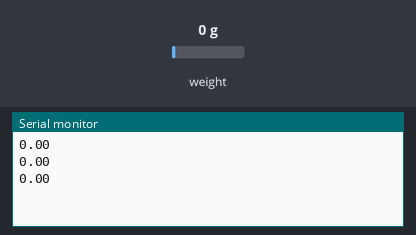
Recording of a sketch running on a simulated ESP8266 (NodeMCU). Parts: the last lines printed to the serial monitor. The test bench sets the inputs (shaded band); at power-on: weight on the scale 0 g.

Above: at 1.5 s.
1.6 s: weight on the scale set to 100 g
At 2.4 s:
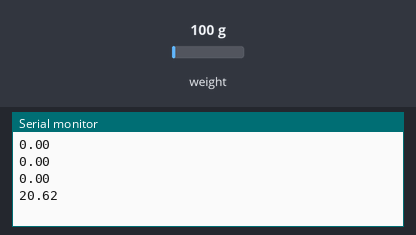
3.1 s: weight on the scale set to 1250 g
At 3.6 s:
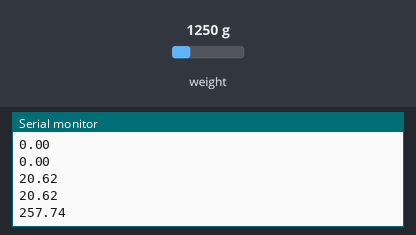
Timing chart, 0 to 6.1 s (numbered marks = the images above; inputs shaded):
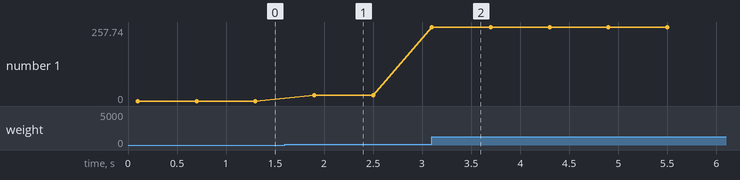

Measured:
- after the input at 1.6 s, the serial monitor: prints a new line after 0.30 s (image 1)
- after the input at 3.1 s, the serial monitor: prints a new line at once (image 2)
- plotted number 1: 0 → 20.62 after the input at 1.6 s, 20.62 → 257.74 after the input at 3.1 s

The sketch:

CalibrarBalanza.ino
```cpp
#include <Q2HX711.h>

const byte hx711_data_pin = D6;
const byte hx711_clock_pin = D5;

Q2HX711 hx711(hx711_data_pin, hx711_clock_pin);

void setup() {
  Serial.begin(9600);
}

void loop() {
  Serial.println(hx711.read()/2036.9);
  delay(500);
}
```
